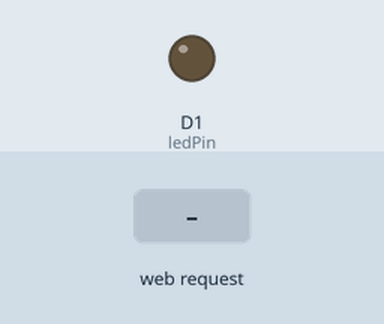
A sketch run on a simulated ESP8266 (NodeMCU). Shown: output pins drawn as LEDs (lit = HIGH). The inputs (shaded band) are chosen by the test bench. WiFi joins after 1.5 s; servers stay silent unless stated; what the sketch prints to the serial monitor is not drawn.

Above: at 3.2 s.
3.3 s: HTTP request GET /ledControl?status=1 received
At 3.7 s:
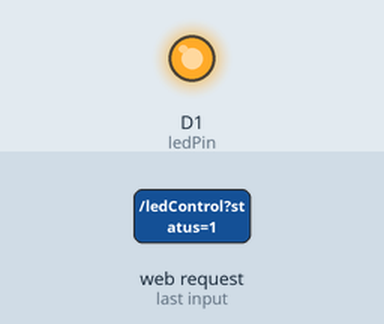
4.8 s: HTTP request GET /ledControl?status=0 received
At 6.0 s:
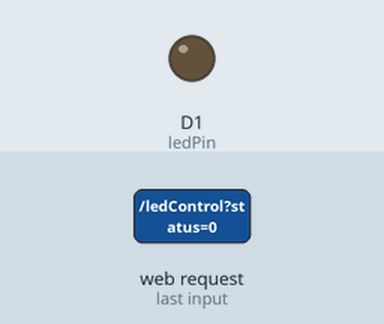
Timing chart, 0 to 7.8 s (numbered marks = the images above; inputs shaded):
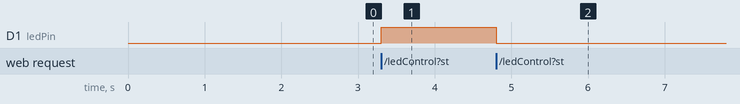

Measured:
- after the input at 3.3 s, D1 (ledPin): LOW → HIGH at once
- after the input at 4.8 s, D1 (ledPin): HIGH → LOW at once

The sketch:

Nodemcu_Code_sketch_dec3a.ino
```cpp
#include <ESP8266WiFi.h>
#include <ESP8266WebServer.h>

const char *ssid = "PTCL-BB";
const char *password = "43434343";

ESP8266WebServer server(80);

const int ledPin = D1;

void setup() {
  Serial.begin(115200);
  pinMode(ledPin, OUTPUT);

  // Connect to Wi-Fi with retry mechanism
  connectToWiFi();

  // Define routes
  server.on("/", HTTP_GET, []() {
    server.send(200, "text/plain", "NodeMCU is running!");
  });

  server.on("/ledControl", HTTP_GET, []() {
    String statusParam = server.arg("status");
    if (statusParam == "1") {
      digitalWrite(ledPin, HIGH);
      server.send(200, "text/plain", "LED turned on");
    } else if (statusParam == "0") {
      digitalWrite(ledPin, LOW);
      server.send(200, "text/plain", "LED turned off");
    } else {
      server.send(400, "text/plain", "Invalid status parameter");
    }
  });

  server.begin();
  Serial.println("HTTP server started");
}

void loop() {
  server.handleClient();
}

void connectToWiFi() {
  int attempts = 0;
  while (WiFi.status() != WL_CONNECTED && attempts < 20) {
    Serial.println("Connecting to WiFi...");
    WiFi.begin(ssid, password);
    delay(1000);
    attempts++;
  }

  if (WiFi.status() == WL_CONNECTED) {
    Serial.println("Connected to WiFi");
  } else {
    Serial.println("Failed to connect to WiFi. Please check your credentials.");
    // You might want to add more sophisticated error handling here, e.g., reset the device
  }
}
```
